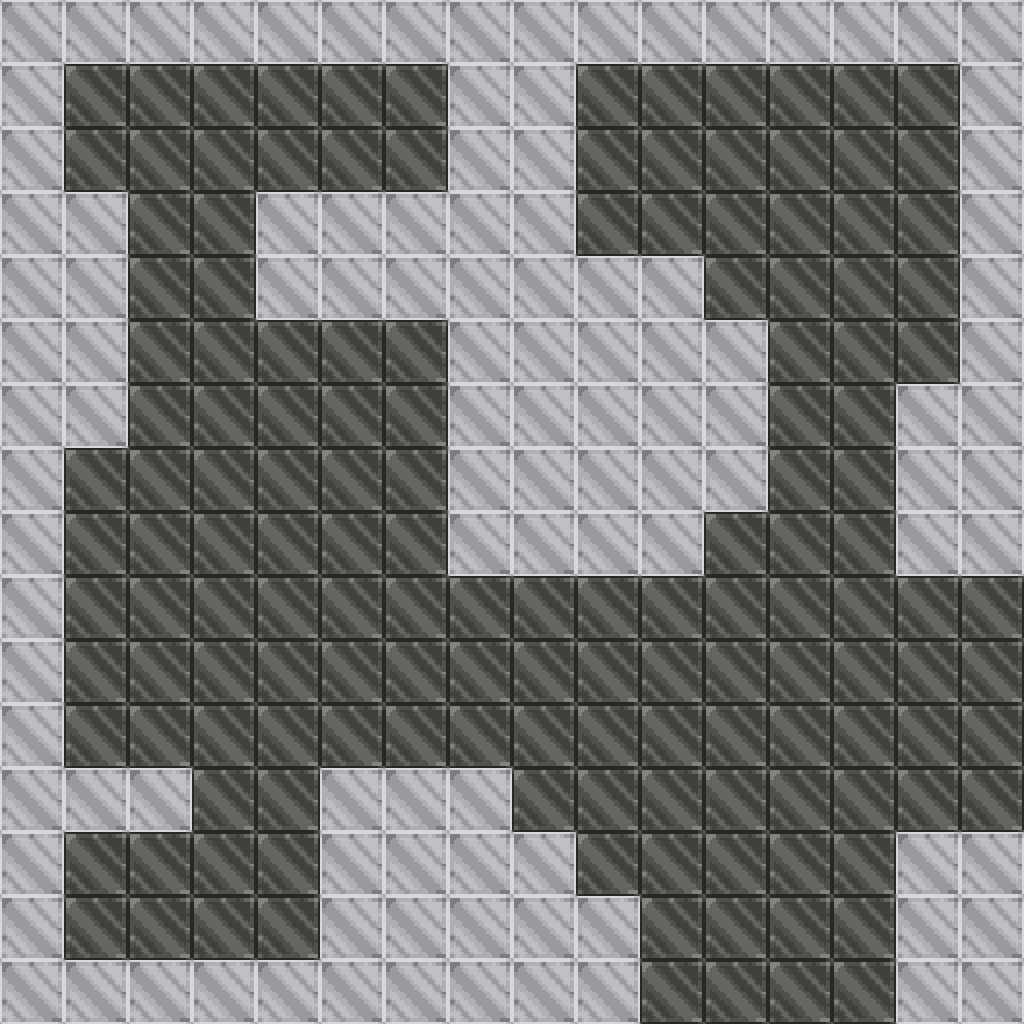

The image is a tile-based game level rendered from a .tmx file. Its description and complete source (layers, tilesets, objects, tile grids) follow:
An orthogonal 16x16 tile map with 64x64 px tiles, 2 tile layers (World, Collision).

<map version="1.2" tiledversion="1.2.4" orientation="orthogonal" renderorder="left-up" width="16" height="16" tilewidth="64" tileheight="64" infinite="0" nextlayerid="4" nextobjectid="1">
 <tileset firstgid="1" source="tiles.tsx" />
 <layer id="2" name="World" width="16" height="16">
  <data encoding="csv">
0,0,0,0,0,0,0,0,0,0,0,0,0,0,0,0,
0,1,1,1,1,1,1,0,0,1,1,1,1,1,1,0,
0,1,1,1,1,1,1,0,0,1,1,1,1,1,1,0,
0,0,1,1,0,0,0,0,0,1,1,1,1,1,1,0,
0,0,1,1,0,0,0,0,0,0,0,1,1,1,1,0,
0,0,1,1,1,1,1,0,0,0,0,0,1,1,1,0,
0,0,1,1,1,1,1,0,0,0,0,0,1,1,0,0,
0,1,1,1,1,1,1,0,0,0,0,0,1,1,0,0,
0,1,1,1,1,1,1,0,0,0,0,1,1,1,0,0,
0,1,1,1,1,1,1,1,1,1,1,1,1,1,1,1,
0,1,1,1,1,1,1,1,1,1,1,1,1,1,1,1,
0,1,1,1,1,1,1,1,1,1,1,1,1,1,1,1,
0,0,0,1,1,0,0,0,1,1,1,1,1,1,1,1,
0,1,1,1,1,0,0,0,0,1,1,1,1,1,0,0,
0,1,1,1,1,0,0,0,0,0,1,1,1,1,0,0,
0,0,0,0,0,0,0,0,0,0,1,1,1,1,0,0
</data>
 </layer>
 <layer id="3" name="Collision" width="16" height="16">
  <data encoding="csv">
2,2,2,2,2,2,2,2,2,2,2,2,2,2,2,2,
2,0,0,0,0,0,0,2,2,0,0,0,0,0,0,2,
2,0,0,0,0,0,0,2,2,0,0,0,0,0,0,2,
2,2,0,0,2,2,2,2,2,0,0,0,0,0,0,2,
2,2,0,0,2,2,2,2,2,2,2,0,0,0,0,2,
2,2,0,0,0,0,0,2,2,2,2,2,0,0,0,2,
2,2,0,0,0,0,0,2,2,2,2,2,0,0,2,2,
2,0,0,0,0,0,0,2,2,2,2,2,0,0,2,2,
2,0,0,0,0,0,0,2,2,2,2,0,0,0,2,2,
2,0,0,0,0,0,0,0,0,0,0,0,0,0,0,0,
2,0,0,0,0,0,0,0,0,0,0,0,0,0,0,0,
2,0,0,0,0,0,0,0,0,0,0,0,0,0,0,0,
2,2,2,0,0,2,2,2,0,0,0,0,0,0,0,0,
2,0,0,0,0,2,2,2,2,0,0,0,0,0,2,2,
2,0,0,0,0,2,2,2,2,2,0,0,0,0,2,2,
2,2,2,2,2,2,2,2,2,2,0,0,0,0,2,2
</data>
 </layer>
</map>
